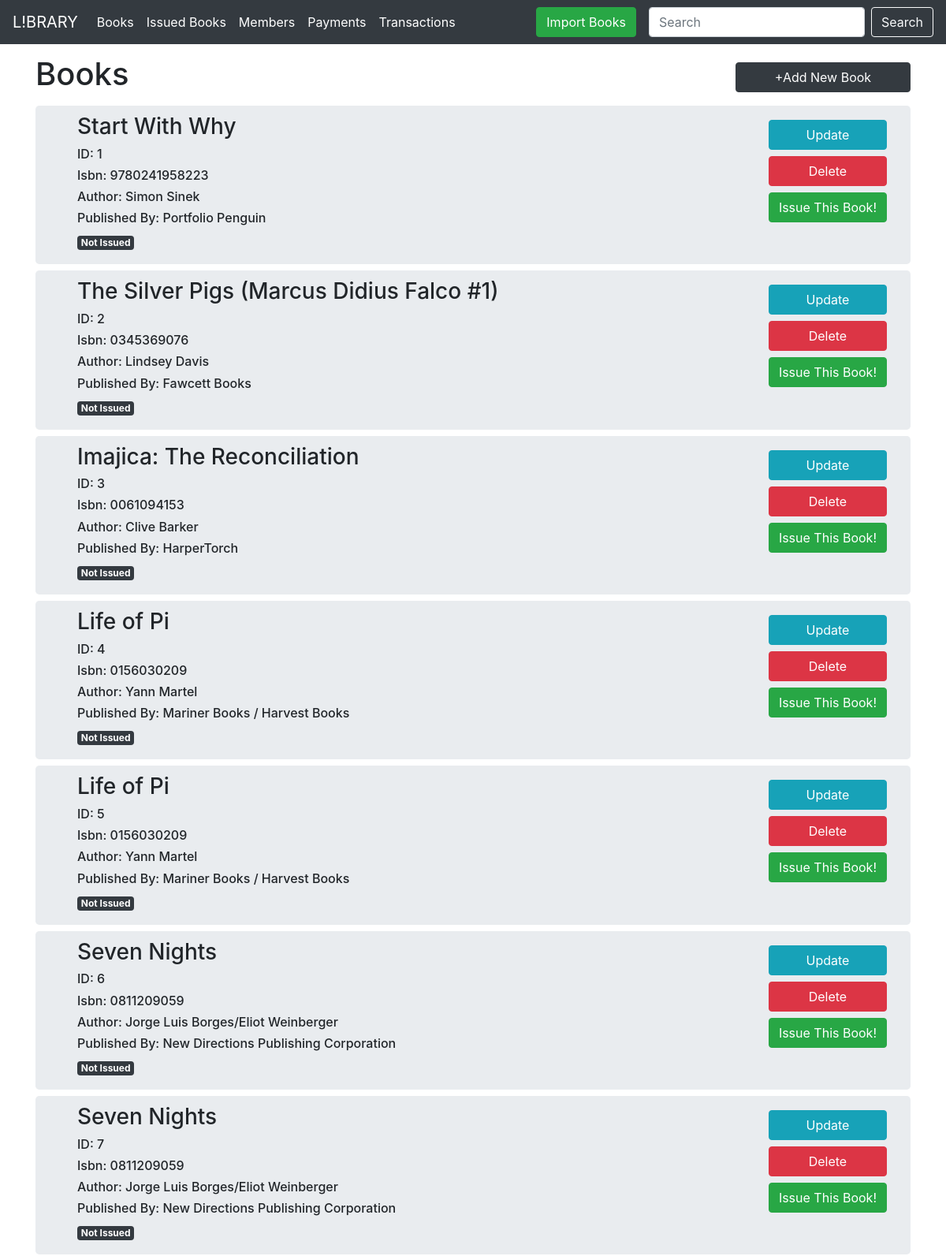
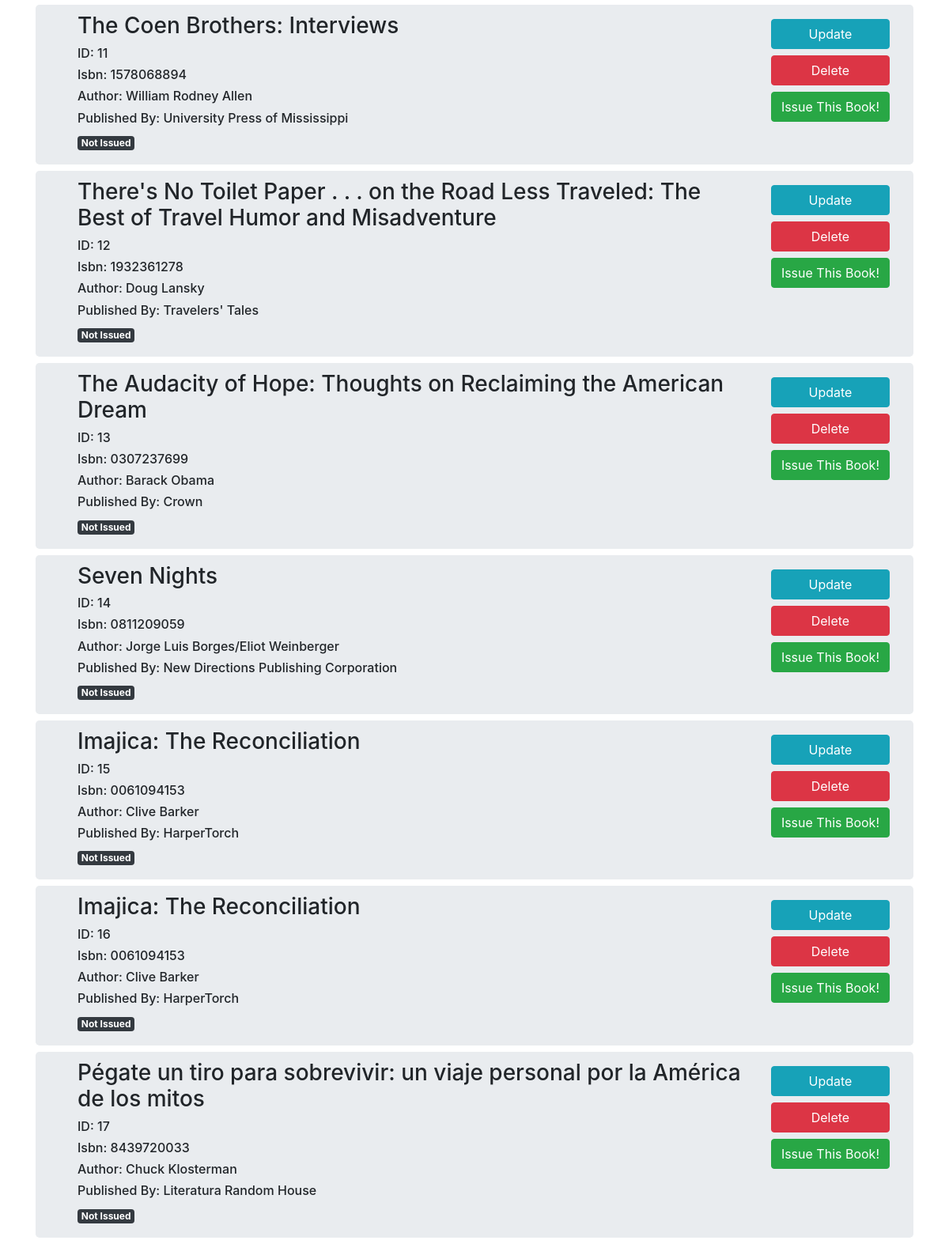
Before: / with the older database file (2 pictures, top to bottom).
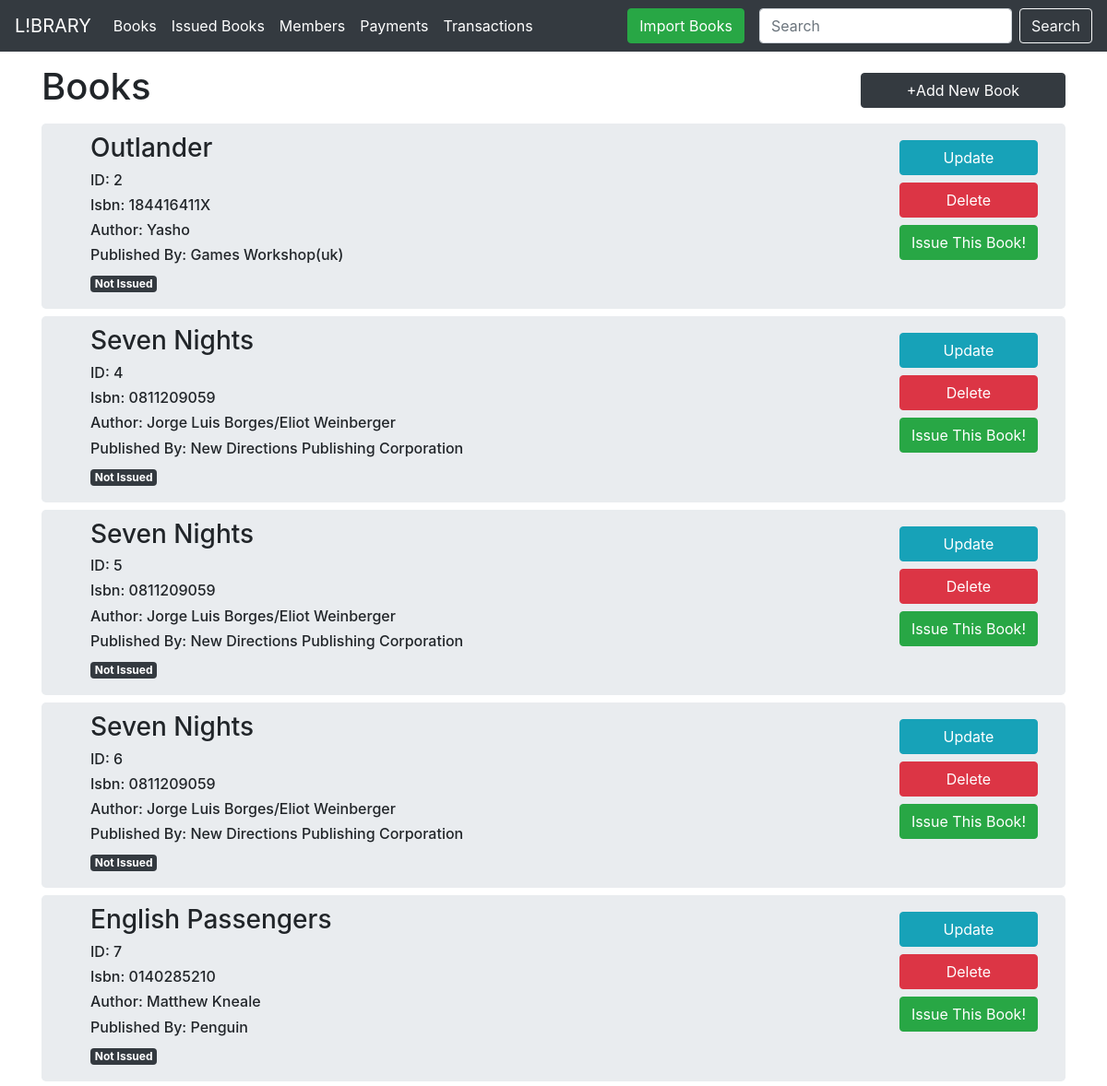
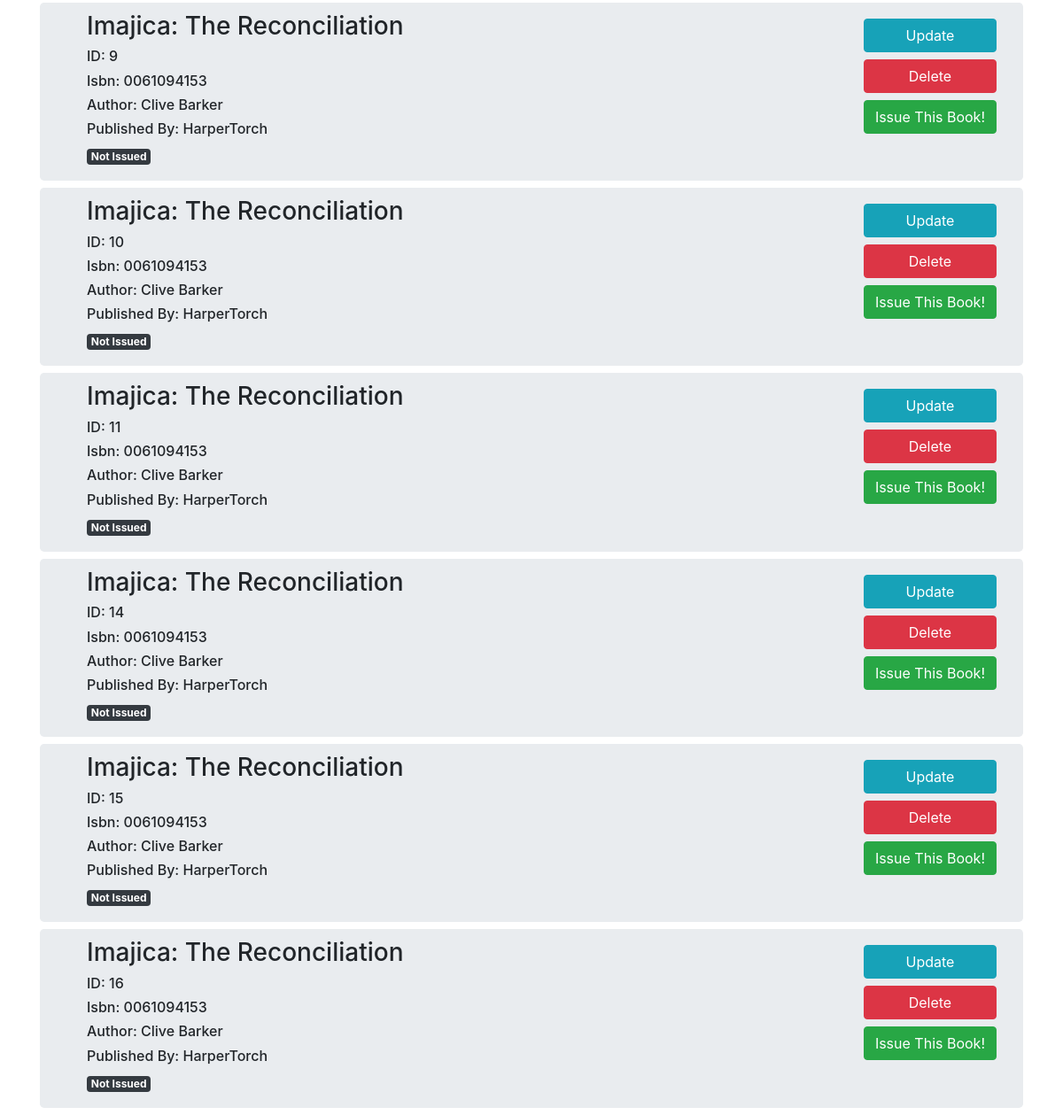
After: the same page with the newer database file (2 pictures, top to bottom).
### Library/models.py (models this page shows)
class Book(db.Model):
    id = db.Column(db.Integer, primary_key=True)
    name = db.Column(db.String(100))
    isbn = db.Column(db.String(20))
    author = db.Column(db.String(100))
    publisher = db.Column(db.String(100))
    issued = db.Column(db.Boolean, default=False )

### Library/books.py (the view, shortened to what this page needs)
@books.route('/', methods=['GET','POST'])
def book_list():
    data = Book.query.all()
    return render_template('book_list.html',data=data)

### Library/templates/book_list.html (shortened to what this page needs)
{% extends 'base.html' %}
{% block search %}
<a href="/import_books" class="mx-3 btn btn-success">Import Books</a>
<form action="/" method="post" class="form-inline my-2 my-lg-0">
    <input class="form-control mr-sm-2" name="search_input" type="search" placeholder="Search" aria-label="Search">
    <input class="btn btn-outline-light my-2 my-sm-0" type="submit" value="Search">
  </form>
{% endblock %}
{% block body %}
<div style="text-align:center; display: flex; flex-direction: row; align-items:center">
    <div style="flex:16; text-align:left ">
        <h1>Books</h1>
    </div>
    <div style="flex:4">
        <a href="/book_form" class="btn btn-dark my-1" style="width:100%; align-items:baseline">+Add New Book</a>
    </div>
</div>
    {% for book in data %}
    {% if not book.issued %}
    <div class ="container jumbotron my-2 " style="display:flex; flex-direction:row; justify-content:space-between; padding: 10px 30px 10px 30px;">
        <div class="container mx-2" style="flex:9;">
            <h3>{{book.name}}</h3>
            <h6>ID: {{book.id}}</h6>
            <h6>Isbn: {{book.isbn}}</h6>
            <h6>Author: {{book.author}}</h6>
            <h6>Published By: {{book.publisher}}</h6>
            {% if book.issued %}
            <h6 class="badge bg-success" style="color:white;">Issued</h6>
            {% else %}
            <h6 class="badge bg-dark"  style="color:white;">Not Issued</h6>
            {% endif %}
        </div>
        <div style="flex:1; text-align: center;" >
            <form action="/update_book/{{book.id}}">
                <div class="my-2">
                    <input type="submit" class="btn btn-info" style="width:100%;" value="Update">
                </div>
            </form>
                <div class="my-2" >
                    <button type="button" class="btn btn-danger" data-bs-toggle="modal" data-bs-target="#exampleModal-{{book.id}}" style="width:100% ;">
                        Delete
                      </button>
                </div>
            <form action="/issue_this_book/{{book.id}}" method="post">
                <div class="my-2">
                    <input type="submit" class="btn btn-success" style="width:100%;" value="Issue This Book!">
                </div>
            </form>
        </div>
    </div>
    {% endif %}
    {% endfor %}
{% endblock %}

Changed rows visible on the page:
no longer on this page (row edited): Book: name "Start With Why", id "1", isbn "9780241958223", author "Simon Sinek", publisher "Portfolio Penguin", issued "Not Issued"
no longer on this page (row edited): Book: name "Imajica: The Reconciliation", id "3", isbn "0061094153", author "Clive Barker", publisher "HarperTorch", issued "Not Issued"
no longer on this page (row edited): Book: name "There's No Toilet Paper . . . on the Road Less Traveled: The Best of Travel Humor and Misadventure", id "12", isbn "1932361278", author "Doug Lansky", publisher "Travelers' Tales", issued "Not Issued"
no longer on this page (row edited): Book: name "The Audacity of Hope: Thoughts on Reclaiming the American Dream", id "13", isbn "0307237699", author "Barack Obama", publisher "Crown", issued "Not Issued"
no longer on this page (row edited): Book: name "Pégate un tiro para sobrevivir: un viaje personal por la América de los mitos", id "17", isbn "8439720033", author "Chuck Klosterman", publisher "Literatura Random House", issued "Not Issued"
changed Book id 2: name "The Silver Pigs (Marcus Didius Falco #1)" → "Outlander"; isbn "0345369076" → "184416411X"; author "Lindsey Davis" → "Yasho"; publisher "Fawcett Books" → "Games Workshop(uk)"
changed Book id 4: name "Life of Pi" → "Seven Nights"; isbn "0156030209" → "0811209059"; author "Yann Martel" → "Jorge Luis Borges/Eliot Weinberger"; publisher "Mariner Books / Harvest Books" → "New Directions Publishing Corporation"
changed Book id 5: name "Life of Pi" → "Seven Nights"; isbn "0156030209" → "0811209059"; author "Yann Martel" → "Jorge Luis Borges/Eliot Weinberger"; publisher "Mariner Books / Harvest Books" → "New Directions Publishing Corporation"
changed Book id 7: name "Seven Nights" → "English Passengers"; isbn "0811209059" → "0140285210"; author "Jorge Luis Borges/Eliot Weinberger" → "Matthew Kneale"; publisher "New Directions Publishing Corporation" → "Penguin"
now on this page (row edited): Book: name "Imajica: The Reconciliation", id "9", isbn "0061094153", author "Clive Barker", publisher "HarperTorch", issued "Not Issued"
now on this page (row edited): Book: name "Imajica: The Reconciliation", id "10", isbn "0061094153", author "Clive Barker", publisher "HarperTorch", issued "Not Issued"
changed Book id 11: name "The Coen Brothers: Interviews" → "Imajica: The Reconciliation"; isbn "1578068894" → "0061094153"; author "William Rodney Allen" → "Clive Barker"; publisher "University Press of Mississippi" → "HarperTorch"
changed Book id 14: name "Seven Nights" → "Imajica: The Reconciliation"; isbn "0811209059" → "0061094153"; author "Jorge Luis Borges/Eliot Weinberger" → "Clive Barker"; publisher "New Directions Publishing Corporation" → "HarperTorch"
